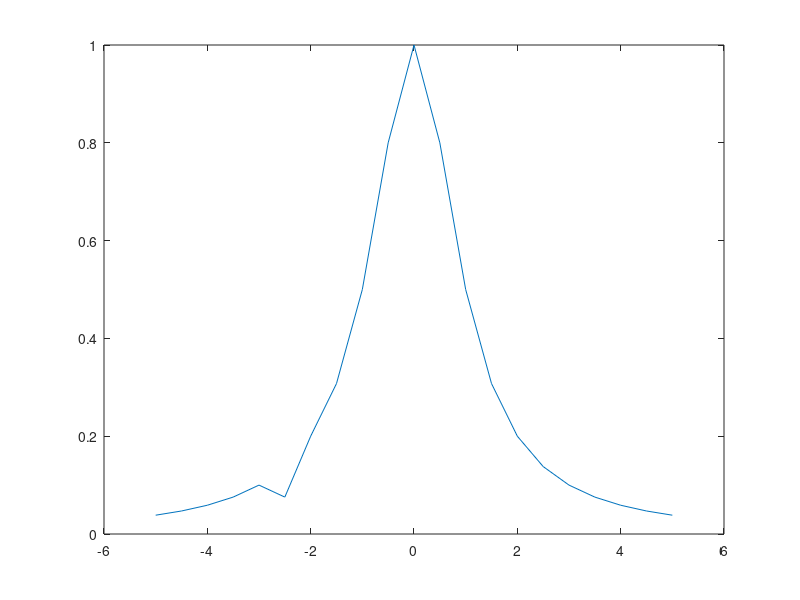

The MATLAB source for this figure: (Note: this script raises an error after producing the figure.)
% MATLAB code for finding the best fit line using least squares method.

% input in the form of matrix, each row is a (x, y).
input = [...
  -5,0.0384615385;...
  -4.5, 0.0470588235;...
  -4, 0.0588235294;...
  -3.5, 0.0754716981 ;...
  -3, 0.1;...
  -2.5, 0.0754716981 ;...
  -2, 0.2;...
  -1.5,0.3076923077 ;...
  -1, 0.5;...
  -0.5, 0.8 ;...
  0, 1;...
  0.5, 0.8;...
  1, 0.5;...
  1.5, 0.3076923077;...
  2, 0.2;...
  2.5, 0.1379310345;...
  3, 0.1;...
  3.5, 0.0754716981;...
  4, 0.0588235294;...
  4.5, 0.0470588235;...
  5, 0.0384615385];

m = size(input, 1);
n = size(input, 2);
x = input(:,1:n-1);
y = input(:,n);
k = m-1;

% mat = [m, sum(x), sum(x^2), sum (x^3), sum(x^4),sum(x^5), sum(x^6), sum(x^7), sum(x^8), sum(x^9), sum(x^10);
%     sum(x), sum(x^2), sum (x^3), sum(x^4),sum(x^5), sum(x^6), sum(x^7), sum(x^8), sum(x^9), sum(x^10), sum(x^11);
%     sum(x^2), sum (x^3), sum(x^4),sum(x^5), sum(x^6), sum(x^7), sum(x^8), sum(x^9), sum(x^10), sum(x^11), sum(x^12);
%     sum (x^3), sum(x^4),sum(x^5), sum(x^6), sum(x^7), sum(x^8), sum(x^9), sum(x^10), sum(x^11), sum(x^12), sum(x^13);
%     sum(x^4),sum(x^5), sum(x^6), sum(x^7), sum(x^8), sum(x^9), sum(x^10), sum(x^11), sum(x^12), sum(x^13), sum(x^14);
%     sum(x^5), sum(x^6), sum(x^7), sum(x^8), sum(x^9), sum(x^10), sum(x^11), sum(x^12), sum(x^13), sum(x^14), sum(x^15);
%     sum(x^6), sum(x^7), sum(x^8), sum(x^9), sum(x^10), sum(x^11), sum(x^12), sum(x^13), sum(x^14), sum(x^15), sum(x^16);
%     sum(x^7), sum(x^8), sum(x^9), sum(x^10), sum(x^11), sum(x^12), sum(x^13), sum(x^14), sum(x^15), sum(x^16), sum(x^17);
%     sum(x^8), sum(x^9), sum(x^10), sum(x^11), sum(x^12), sum(x^13), sum(x^14), sum(x^15), sum(x^16), sum(x^17), sum(x^18);
%     sum(x^9), sum(x^10), sum(x^11), sum(x^12), sum(x^13), sum(x^14), sum(x^15), sum(x^16), sum(x^17), sum(x^18), sum(x^19);
%     sum(x^10), sum(x^11), sum(x^12), sum(x^13), sum(x^14), sum(x^15), sum(x^16), sum(x^17), sum(x^18), sum(x^19), sum(x^20)];

fit =polyfit(x,y,20);
y_fit = polyval(fit,x);
plot(x,y);
hold on;
p = poly2sym(fit);
disp(p);
fplot(p);


legend('f', 'interp10');

% The first column of matrix X is populated with ones,
% and the rest columns are the x columns of the input.
X = ones(m, n);
X(:,2:n) = input(:,1:n-1);

% Try to find the a that minimizes the least square error Xa - y.
% Project y onto the C(X) will give us b which is Xa.

% The relationship is X'Xa = X'b

% Use left division \ to solve the equation, which is equivalent
% to a = inverse(X'*X)*X'*y, but computationally cheaper.
a = (X' * X) \ (X' * y);
b = X*a;
least_square_error = sum((b - y) .^ 2);




% Plot the best fit 
